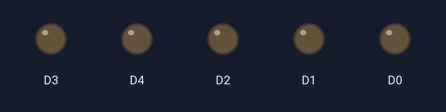
This sketch was run on a simulated ESP8266 (NodeMCU). Shown: output pins drawn as LEDs (lit = HIGH). What the sketch prints to the serial monitor is not drawn.

Above: at 0.1 s.
At 5.1 s:
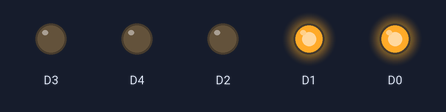
At 9.1 s:
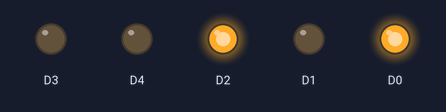
At 19.1 s:
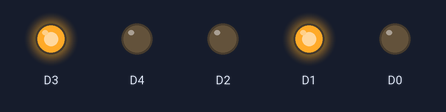
At 29.1 s:
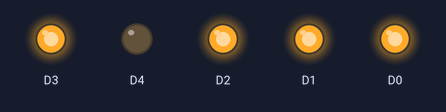
At 39.1 s:
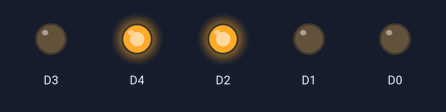
Timing chart, 0 to 40.0 s (numbered marks = the images above):
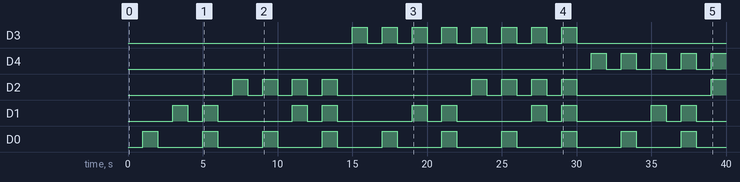

Measured:
- by itself, D3: LOW → HIGH at 15.0 s, → LOW 1.0 s later, → HIGH 1.0 s later, → LOW 1.0 s later, … (16 changes in this stretch)
- by itself, D4: LOW → HIGH at 31.0 s, → LOW 1.0 s later, → HIGH 1.0 s later, → LOW 1.0 s later, … (9 changes in this stretch)
- by itself, D2: goes 3 × (HIGH 1.0 s, LOW 1.0 s), HIGH 1.0 s, LOW 9.0 s, 3 × (HIGH 1.0 s, LOW 1.0 s), HIGH 1.0 s, LOW 9.0 s, then HIGH
- by itself, D1: repeats every 8.0 s: LOW 1.0 s, HIGH 1.0 s, LOW 5.0 s, HIGH 1.0 s
- by itself, D0: alternates HIGH for 1.0 s and LOW for 3.0 s

The sketch:

lab_02.ino
```cpp
int timer=1000;
int counter=0;

void setup() {
  // put your setup code here, to run once:
  pinMode(D0,OUTPUT);
  pinMode(D1,OUTPUT);
  pinMode(D2,OUTPUT);
  pinMode(D3,OUTPUT);
  pinMode(D4,OUTPUT);
  Serial.println("Binary Counter");
}

void loop() {
  // put your main code here, to run repeatedly:
  digitalWrite(D4,LOW);
  digitalWrite(D3,LOW);
  digitalWrite(D2,LOW);
  digitalWrite(D1,LOW);
  digitalWrite(D0,LOW);
  delay(timer);

  counter++;

  if((counter%2)>0)
    digitalWrite(D0,HIGH);
  else
    digitalWrite(D0,LOW);

  if((counter%4)>1)
    digitalWrite(D1,HIGH);
  else
    digitalWrite(D1,LOW);

  if((counter%8)>3)
    digitalWrite(D2,HIGH);
  else
    digitalWrite(D2,LOW);

  if((counter%16)>7)
    digitalWrite(D3,HIGH);
  else
    digitalWrite(D3,LOW);

  if((counter%32)>15)
    digitalWrite(D4,HIGH);
  else
    digitalWrite(D4,LOW);

  delay(timer);
}
```
